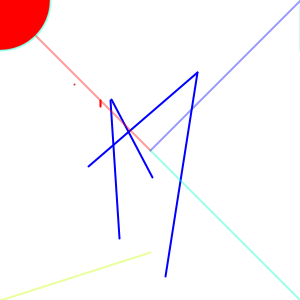
Frame 1 (no input)
Frame 60 (the mouse pressed at the canvas centre just before this capture): identical to frame 1, image omitted
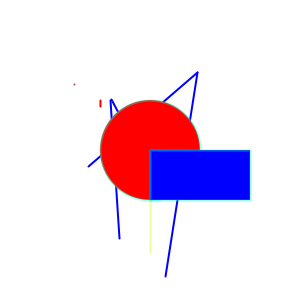
Frame 120 (the mouse held since frame 60 and released just before this capture)

The Processing sketch that drew these frames (run headless with seeded random() and noise(); from frame 60 on, the mouse is pressed at the canvas centre):

// Processing sketch: sketch_01_basic_shapes_animation
// ── sketch_01_basic_shapes_animation.pde
/*
Simple sketch using shapes and system variable 
*/


void setup(){ 
  //size define the canvas size, width X height
  size(300,300);
  frameRate(24);
  
}
void draw(){
  //comment the next line for a background persistence
  background(255);

  strokeWeight(2);
  stroke(198,62,62);
  point(74,84);
  stroke(255,0,0);
  point(100,100);
  point(100,101);
  point(100,102);
  point(100,103);
  point(100,104);
  point(100,105);
  point(100,106);
  stroke(0,0,255);
  line(110,100, 119, 238);
  line(165,276, 197, 72);
  line(88,166, 197, 72);
  line(152,177, 111, 99);
  stroke(255,0,0,100);
  line(150,150, mouseX, mouseY);
  stroke(0,0,255,100);
  line(150,150, 300 - mouseX, mouseY);
  stroke(200,306,0,100);
  line(150,252, mouseX, 300-mouseY);
  stroke(0,273,200,100);
  line(150,150, 300-mouseX, 300-mouseY);
  fill(255,0,0);
  ellipse(mouseX, mouseY, 100,100);
  fill(0,0,255);
  rect(300-mouseX, mouseY, 100,50);
}
